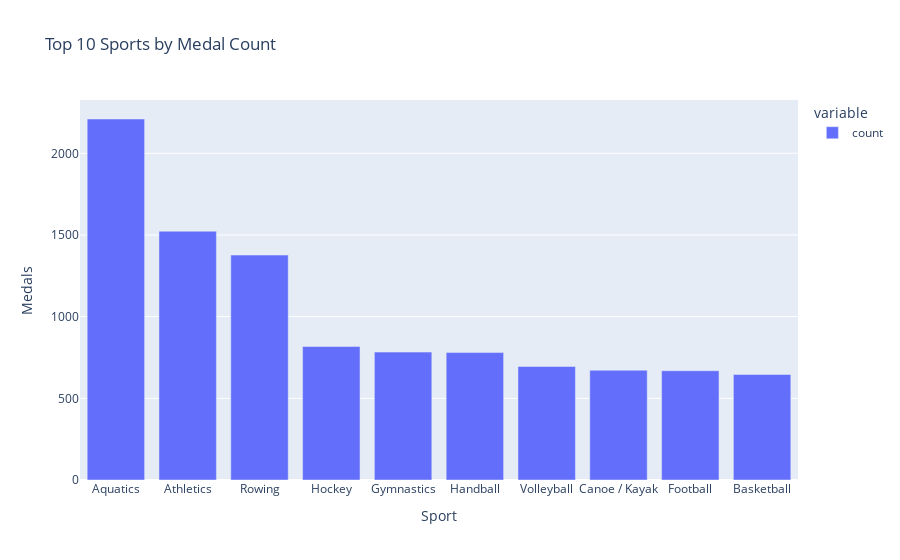

The cell this chart's notebook holds for it:
### Code cell
# medals by sports
top_sports = df['Sport'].value_counts().head(10)
fig = px.bar(top_sports, title="Top 10 Sports by Medal Count", labels={'value': 'Medals', 'index': 'Sport'})
fig.show()

### Figure 1 — Plotly figure (JSON) as saved in the notebook; plotly's stock layout.template omitted (floating-point values rounded to 4 significant figures)
{"data": [{"hovertemplate": "variable=count<br>Sport=%{x}<br>Medals=%{y}<extra></extra>", "legendgroup": "count", "marker": {"color": "#636efa", "pattern": {"shape": ""}}, "name": "count", "orientation": "v", "showlegend": true, "textposition": "auto", "type": "bar", "x": ["Aquatics", "Athletics", "Rowing", "Hockey", "Gymnastics", "Handball", "Volleyball", "Canoe / Kayak", "Football", "Basketball"], "xaxis": "x", "y": [2210, 1523, 1377, 817, 783, 780, 695, 672, 669, 646], "yaxis": "y"}], "layout": {"barmode": "relative", "legend": {"title": {"text": "variable"}, "tracegroupgap": 0}, "title": {"text": "Top 10 Sports by Medal Count"}, "xaxis": {"anchor": "y", "domain": [0, 1], "title": {"text": "Sport"}}, "yaxis": {"anchor": "x", "domain": [0, 1], "title": {"text": "Medals"}}}}
